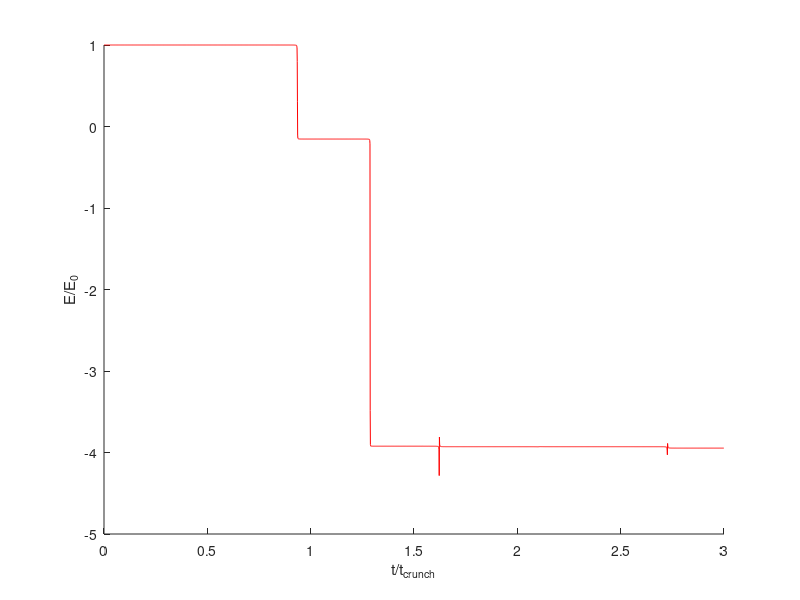

Here is the MATLAB script that generated this plot:
%fid=fopen('kinPotVerletE.txt')
fid=fopen('kinPotVerlet1.txt')
    s = textscan(fid,'%f %f %f')
fclose(fid)


x=s{1};
y=s{2};
x = x./x(1);
y = y/1000;

hold on
plot(y,x,'red')

xlabel('t/t_{crunch}')
ylabel('E/E_0')
%title('total energy over time with the smoothing function')